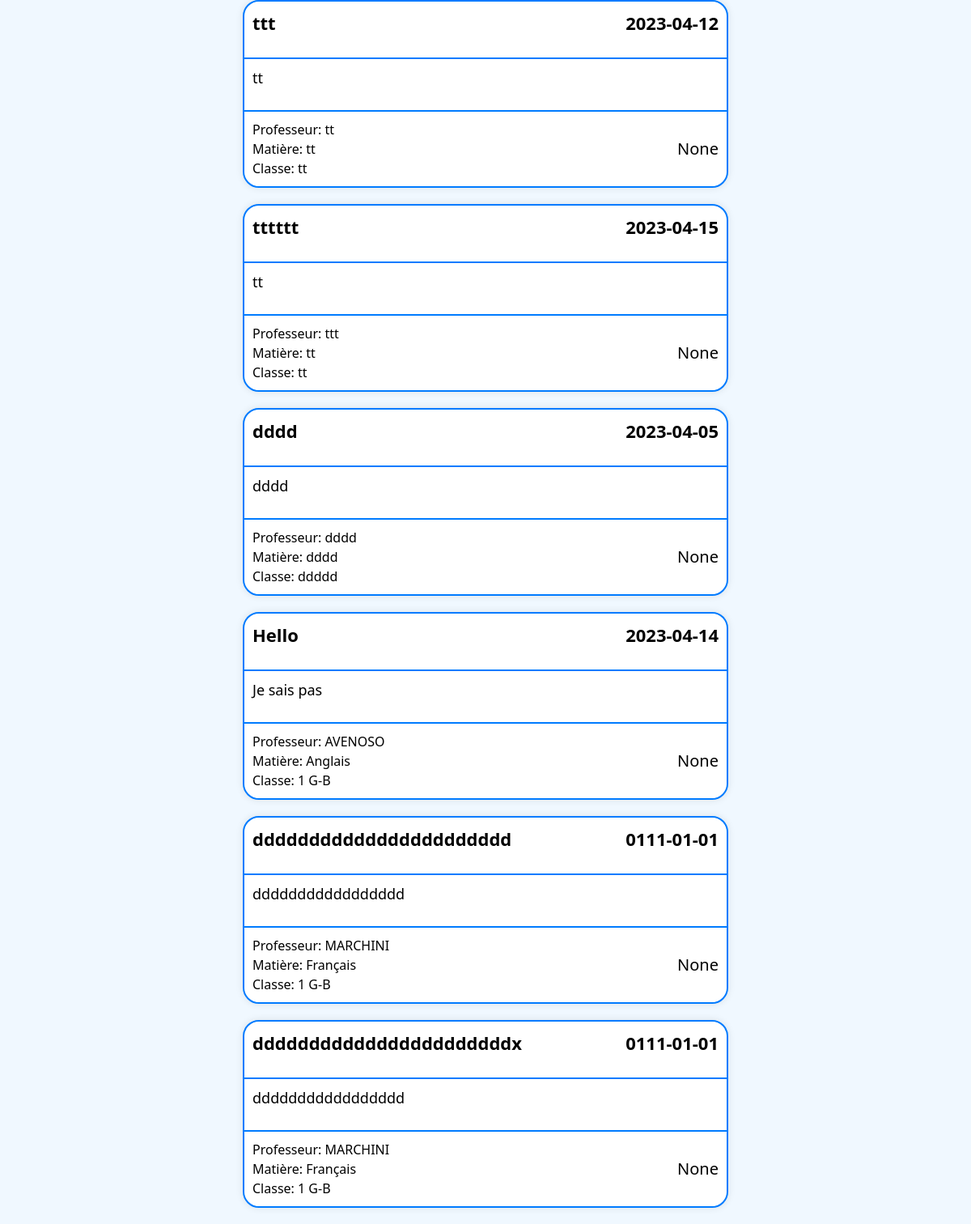
/homeworks/, run on an earlier commit of the app's database.
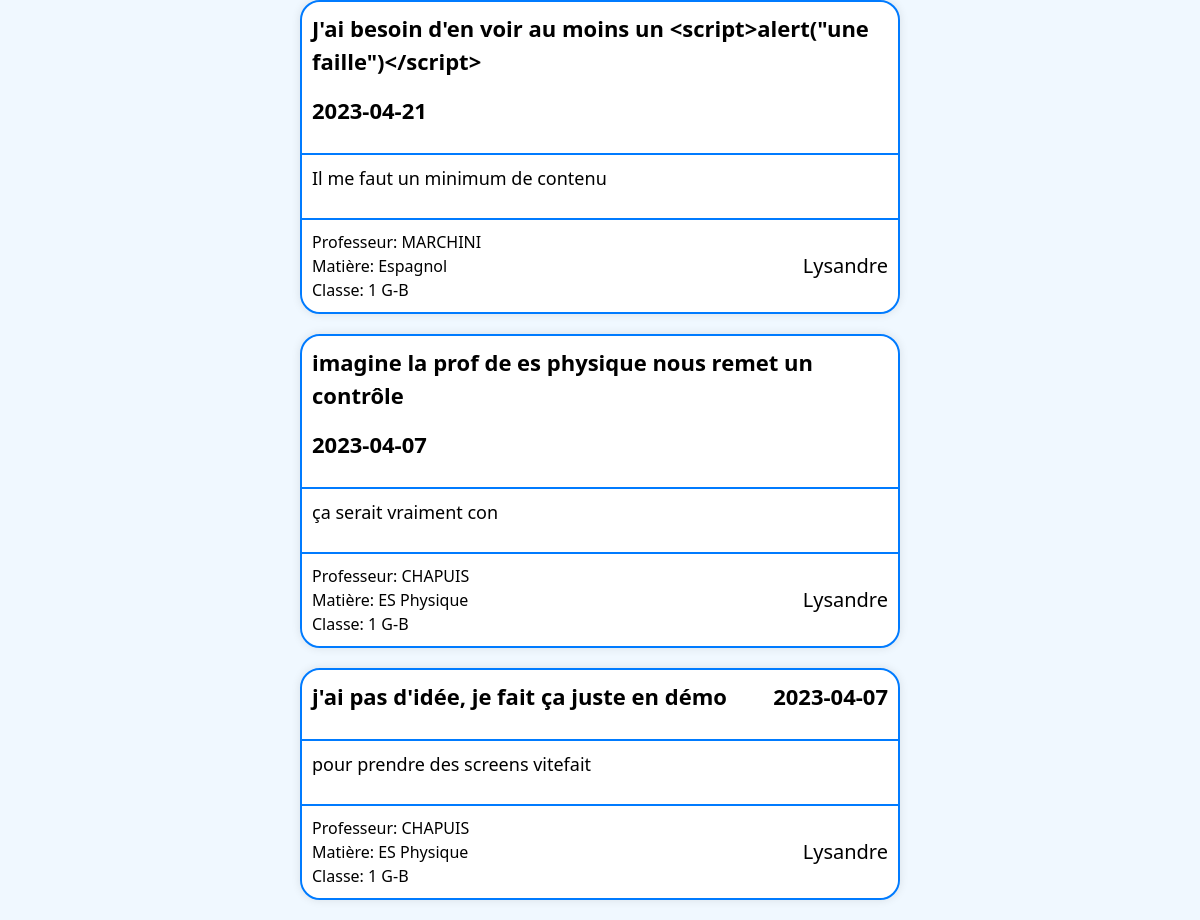
And on a later commit of the database.
### app.py (models this page shows)
class Homework(db.Model):
    id = db.Column(db.Integer, primary_key=True)
    title = db.Column(db.String(200), index=True, unique=True)
    content = db.Column(db.String(2000))
    due_date = db.Column(db.String(50))
    teacher = db.Column(db.String(100))
    subject = db.Column(db.String(100))
    class_id = db.Column(db.String(100))
    user_id = db.Column(db.String(200))

### app.py (the view)
@app.route('/homeworks/', defaults={'homework_id': None}, methods=['GET'])
@app.route('/homeworks/<int:homework_id>', methods=['GET'])
def homework(homework_id):
    if homework_id:
        homework = Homework.query.get(homework_id)
        answers = Answer.query.filter_by(homework_id=homework_id).all()
        if homework:
            return render_template('homework_answers.html', homework=homework, answers=answers)
        else:
            flash('Homework not found.')
            return redirect(url_for('homeworks'))
    else:
        homework_list = Homework.query.all()
        return render_template('homeworks.html', homework_list=homework_list)

### templates/homeworks.html (shortened to what this page needs)
<!DOCTYPE html>
<html lang="en">
<head>
    <link rel="stylesheet" href="{{ url_for('static', filename='css/bootstrap.min.css') }}">
</head>
<body>
    <div id="homework-list">
        {% for hw in homework_list %}
        <a href="{{ url_for('homework', homework_id=hw.id) }}" style="text-decoration: none;">
        <div class="homework-card card my-card">
            <div class="card-header">
                <div class="row justify-content-between align-items-center">
                    <div class="col-auto">
                        <p style="font-size: 22px;">{{ hw.title }}</p>
                    </div>
                    <div class="col-auto">
                        <p style="font-size: 22px;">{{ hw.due_date }}</p>
                    </div>
                </div>
            </div>
            <div class="card-header">
                <div class="row justify-content-between align-items-center">
                    <div class="col-auto">
                        <p style="font-size: 18px; font-weight: normal;">{{ hw.content }}</p>
                    </div>
                </div>
            </div>
            <div class="card-footer">
                <div class="row justify-content-between align-items-center">
                <div class="col-auto">
                    <p style="text-align: left;">Professeur: {{ hw.teacher }}</p>
                    <p style="text-align: left;">Matière: {{ hw.subject }}</p>
                    <p style="text-align: left;">Classe: {{ hw.class_id }}</p>
                </div>
                    <div class="col-auto">
                        <p style="font-size: 20px;">{{ hw.user_id }}</p>
                    </div>
                </div>
            </div>
        </div>
        {% endfor %}
        </a>
    </div>
</body>
</html>

What changed in the data, as far as the page shows it:
removed Homework: title "ttt", due_date "2023-04-12", content "tt", teacher "tt", subject "tt", class_id "tt", user_id "None"
removed Homework: title "tttttt", due_date "2023-04-15", content "tt", teacher "ttt", subject "tt", class_id "tt", user_id "None"
removed Homework: title "dddd", due_date "2023-04-05", content "dddd", teacher "dddd", subject "dddd", class_id "ddddd", user_id "None"
removed Homework: title "Hello", due_date "2023-04-14", content "Je sais pas", teacher "AVENOSO", subject "Anglais", class_id "1 G-B", user_id "None"
removed Homework: title "ddddddddddddddddddddddd", due_date "0111-01-01", content "ddddddddddddddddd", teacher "MARCHINI", subject "Français", class_id "1 G-B", user_id "None"
removed Homework: title "dddddddddddddddddddddddx", due_date "0111-01-01", content "ddddddddddddddddd", teacher "MARCHINI", subject "Français", class_id "1 G-B", user_id "None"
added Homework: title "J'ai besoin d'en voir au moins un <script>alert(\"une faille\")</script>", due_date "2023-04-21", content "Il me faut un minimum de contenu", teacher "MARCHINI", subject "Espagnol", class_id "1 G-B", user_id "Lysandre"
added Homework: title "imagine la prof de es physique nous remet un contrôle", due_date "2023-04-07", content "ça serait vraiment con", teacher "CHAPUIS", subject "ES Physique", class_id "1 G-B", user_id "Lysandre"
added Homework: title "j'ai pas d'idée, je fait ça juste en démo", due_date "2023-04-07", content "pour prendre des screens vitefait", teacher "CHAPUIS", subject "ES Physique", class_id "1 G-B", user_id "Lysandre"
